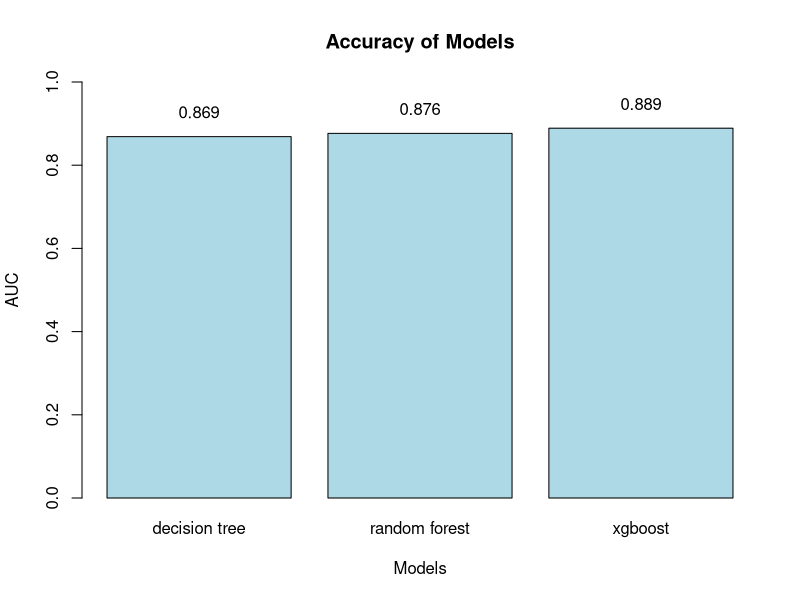
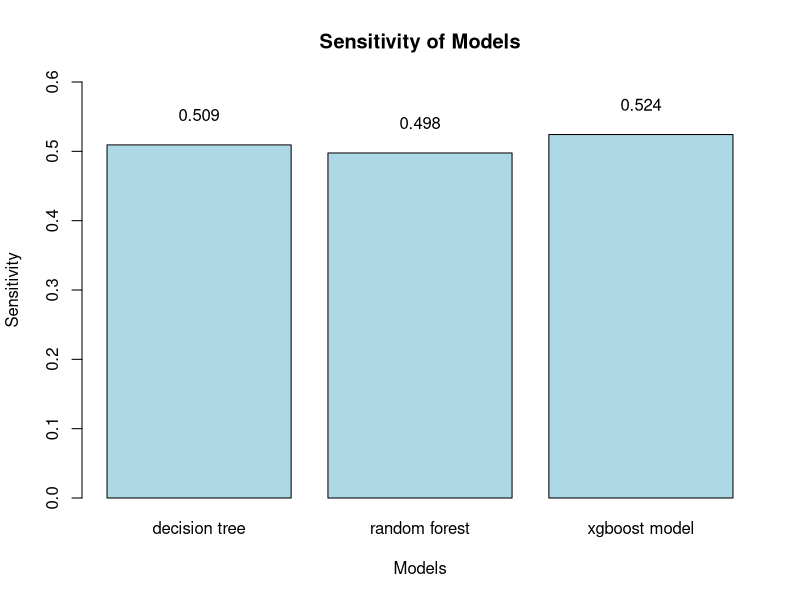
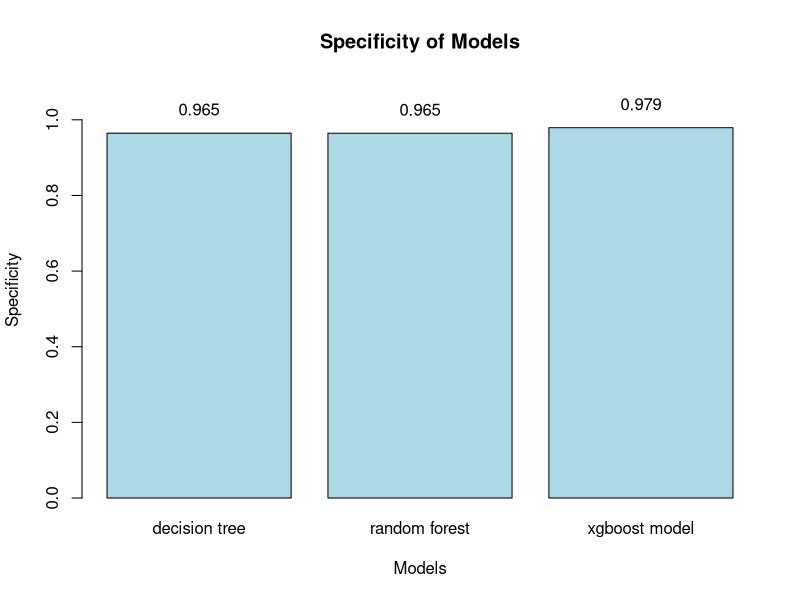
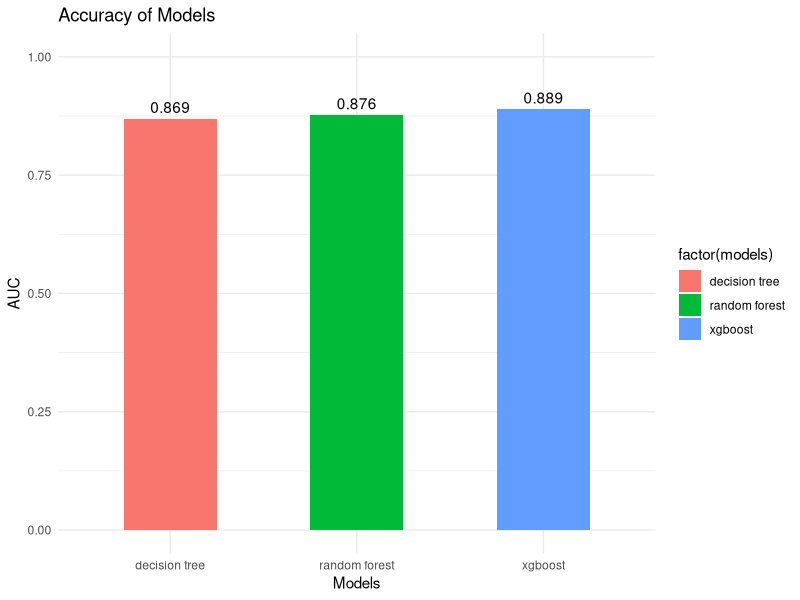
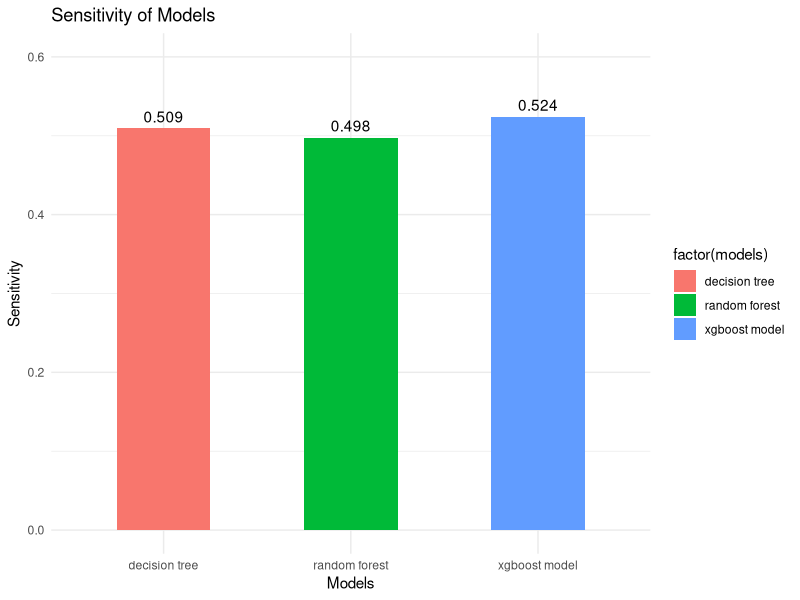
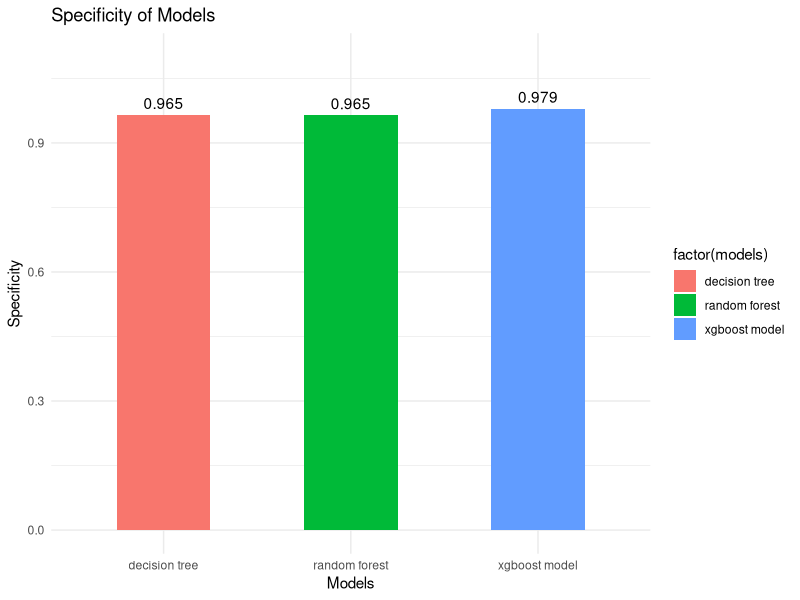

R code for these plots, in order:
## ---- chunk 1
knitr::opts_chunk$set(echo = TRUE)
## ---- chunk 2
#sum accuracy of models
library(graphics)
auc <- data.frame(models = c('decision tree','random forest','xgboost'),
                  auc_test = c(0.8687, 0.8765, 0.8889))
auc
## ---- chunk 3
# plot accuracy of models
barplot_result <- barplot(height = c(auc$auc_test), 
                          beside = TRUE, 
                          col = c("lightblue"),
                          main =  "Accuracy of Models", 
                          xlab = "Models", 
                          ylab = "AUC",
                          names.arg = auc$models,
                          ylim = c(0, 1))
# add values on top of each bar
text(x = barplot_result,  
     y = auc$auc_test + 0.02,  
     labels = round(auc$auc_test, 3),  
     pos = 3,  
     col = "black")  
## ---- chunk 4
#sum confusion of models
conf <- data.frame(models = c('decision tree','random forest','xgboost model'),
                  Sensitivity = c(1-0.490709, 1-0.502346, 1-0.475760),
                  Specificity = c(1-0.035338, 1-0.035467, 1-0.020811))
conf
## ---- chunk 5
#plot Sensitivity of models
sensitivity <-barplot(height = c(conf$Sensitivity), 
                       beside = TRUE, 
                       col = c("lightblue"),
                       main = "Sensitivity of Models", 
                       xlab = "Models", 
                       ylab = "Sensitivity",
                       names.arg = conf$models,
                       ylim = c(0, 0.6))
# add values on top of each bar
text(x = sensitivity,  
     y = conf$Sensitivity + 0.02,  
     labels = round(conf$Sensitivity, 3),  
     pos = 3,  
     col = "black")  
## ---- chunk 6
#plot Specificity of models
specificity <- barplot(height = c(conf$Specificity), 
                       beside = TRUE, 
                       col = c("lightblue"),
                       main = "Specificity of Models", 
                       xlab = "Models", 
                       ylab = "Specificity",
                       names.arg = conf$models,
                       ylim = c(0, 1.1))
# add values on top of each bar
text(x = specificity,  
     y = conf$Specificity + 0.02,  
     labels = round(conf$Specificity, 3),  
     pos = 3,  
     col = "black") 
## ---- chunk 7
# Prepare package
library(ggplot2)

# Create a data frame of accuracy
df_auc <- data.frame(models = auc$models, auc_test = auc$auc_test)

# Plot accuracy
ggplot(df_auc, aes(x = models, y = auc_test, fill = factor(models))) +
  geom_bar(stat = "identity", position = "dodge", width = 0.5) +
  labs(title = "Accuracy of Models", x = "Models", y = "AUC") +
  geom_text(aes(label = round(auc_test, 3)), position = position_dodge(width = 0.5), vjust = -0.5) +
  ylim(0, 1) +
  theme_minimal()
## ---- chunk 8
# Create a data frame of sensitivity
df_sensitivity <- data.frame(models = conf$models, Sensitivity = conf$Sensitivity)

# Plot using ggplot2
ggplot(df_sensitivity, aes(x = models, y = Sensitivity, fill = factor(models))) +
  geom_bar(stat = "identity", position = "dodge", width = 0.5) +
  labs(title = "Sensitivity of Models", x = "Models", y = "Sensitivity") +
  geom_text(aes(label = round(Sensitivity, 3)), position = position_dodge(width = 0.5), vjust = -0.5) +
  ylim(0, 0.6) +
  theme_minimal()
## ---- chunk 9
# Create a data frame of specificity
df_specificity <- data.frame(models = conf$models, Specificity = conf$Specificity)

# Plot specificity
ggplot(df_specificity, aes(x = models, y = Specificity, fill = factor(models))) +
  geom_bar(stat = "identity", position = "dodge", width = 0.5) +
  labs(title = "Specificity of Models", x = "Models", y = "Specificity") +
  geom_text(aes(label = round(Specificity, 3)), position = position_dodge(width = 0.5), vjust = -0.5) +
  ylim(0, 1.1) +
  theme_minimal()
